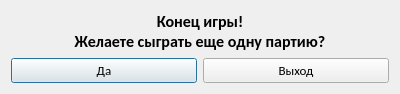
<?xml version="1.0" encoding="UTF-8"?>
<ui version="4.0">
 <class>EndGame</class>
 <widget class="QDialog" name="EndGame">
  <property name="geometry">
   <rect>
    <x>0</x>
    <y>0</y>
    <width>400</width>
    <height>85</height>
   </rect>
  </property>
  <property name="windowTitle">
   <string>Dialog</string>
  </property>
  <layout class="QVBoxLayout" name="verticalLayout">
   <item>
    <widget class="QLabel" name="label">
     <property name="font">
      <font>
       <family>Calibri</family>
       <pointsize>12</pointsize>
       <weight>75</weight>
       <bold>true</bold>
      </font>
     </property>
     <property name="text">
      <string>Конец игры!
Желаете сыграть еще одну партию?</string>
     </property>
     <property name="alignment">
      <set>Qt::AlignCenter</set>
     </property>
    </widget>
   </item>
   <item>
    <layout class="QHBoxLayout" name="horizontalLayout">
     <item>
      <widget class="QPushButton" name="accept">
       <property name="font">
        <font>
         <family>Calibri</family>
         <pointsize>10</pointsize>
        </font>
       </property>
       <property name="text">
        <string>Да</string>
       </property>
      </widget>
     </item>
     <item>
      <widget class="QPushButton" name="exit">
       <property name="font">
        <font>
         <family>Calibri</family>
         <pointsize>10</pointsize>
        </font>
       </property>
       <property name="text">
        <string>Выход</string>
       </property>
      </widget>
     </item>
    </layout>
   </item>
  </layout>
 </widget>
 <resources/>
 <connections/>
</ui>
